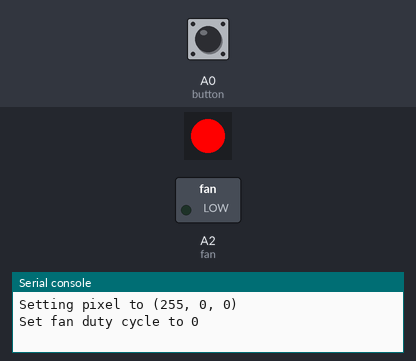
A program run on a simulated CircuitPython board. Parts: 1 RGB LEDs in strip order, left to right, switched loads named in the program (green lamp = pin HIGH), the last lines printed to the serial console. The test bench sets the inputs (shaded band); at power-on: A0 (button) HIGH.

Above: at 1.2 s.
1.3 s: A0 (button) pulled LOW for 0.15 s
At 2.5 s:
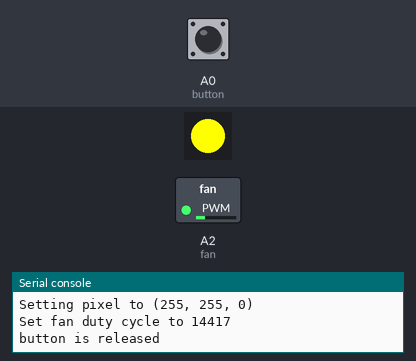
2.9 s: A0 (button) pulled LOW for 1 s
At 3.8 s:
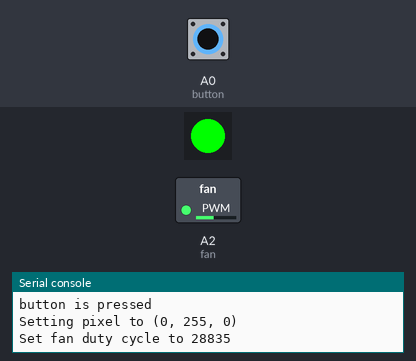
5.4 s: A0 (button) pulled LOW for 0.15 s
At 5.7 s:
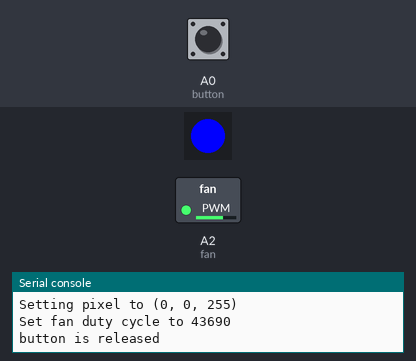
Timing chart, 0 to 8.4 s (numbered marks = the images above; inputs shaded):
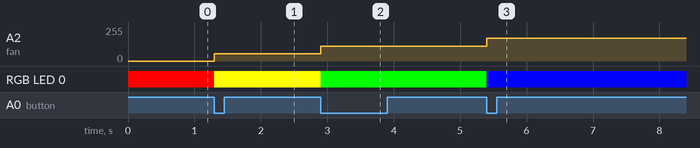

Measured:
- after the input at 1.3 s, A2 (fan): 0/255 → 56/255 at once; RGB LED 0: RGB(255, 0, 0) → RGB(255, 255, 0) at once
- after the input at 2.9 s, A2 (fan): 56/255 → 112/255 at once; RGB LED 0: RGB(255, 255, 0) → RGB(0, 255, 0) at once
- after the input at 5.4 s, A2 (fan): 112/255 → 170/255 at once; RGB LED 0: RGB(0, 255, 0) → RGB(0, 0, 255) at once

The program:

code.py
```python
import time
import board
import neopixel
import digitalio
import pwmio

MAX_FAN_DUTY_CYCLE = 0xAAAA
FAN_PWM_FREQUENCY = 22_000

COLOR_RED = (255, 0, 0)
COLOR_YELLOW = (255, 255, 0)
COLOR_GREEN = (0, 255, 0)
COLOR_BLUE = (0, 0, 255)

FAN_SPEEDS = [
    {"pixel": COLOR_RED, "duty_cycle_pct": 0.00},
    {"pixel": COLOR_YELLOW, "duty_cycle_pct": 0.33},
    {"pixel": COLOR_GREEN, "duty_cycle_pct": 0.66},
    {"pixel": COLOR_BLUE, "duty_cycle_pct": 1.00},
]

pixel = neopixel.NeoPixel(board.NEOPIXEL, 1)
fan = pwmio.PWMOut(board.A2, frequency=FAN_PWM_FREQUENCY)
button = digitalio.DigitalInOut(board.A0)
button.direction = digitalio.Direction.INPUT
button.pull = digitalio.Pull.UP


def set_state(selected_fan_speed):
    pixel_fill = FAN_SPEEDS[selected_fan_speed]["pixel"]
    duty_cycle_pct = FAN_SPEEDS[selected_fan_speed]["duty_cycle_pct"]
    fan_duty_cycle = int(MAX_FAN_DUTY_CYCLE * duty_cycle_pct)

    print(f"Setting pixel to {pixel_fill}")
    pixel.fill(pixel_fill)

    fan.duty_cycle = fan_duty_cycle
    print(f"Set fan duty cycle to {fan.duty_cycle}")


button_up = True
fan_speed = 0
set_state(fan_speed)


while True:
    button_value = button.value
    if button_value != button_up:
        button_up = button_value

        if button_up:
            print("button is released")

        else:
            print("button is pressed")
            fan_speed = (fan_speed + 1) % len(FAN_SPEEDS)
            set_state(fan_speed)
            time.sleep(0.250)
```
